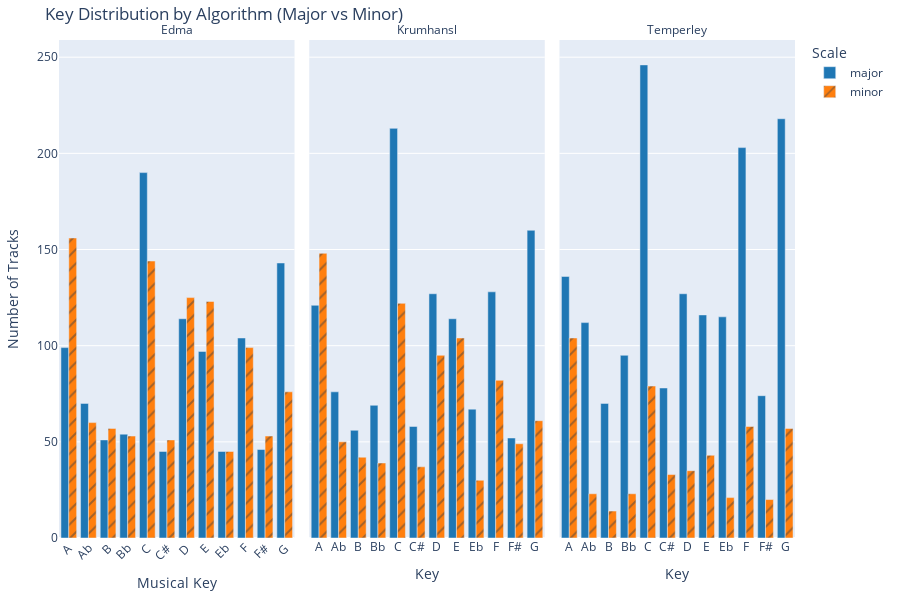

The cell this chart's notebook holds for it:
### Markdown cell above
## Musical Key Analysis

Compare key distributions across different estimation methods.

### Code cell
profiles = ["temperley", "krumhansl", "edma"]

for profile in profiles:
    df[f"key_{profile}"] = df["key"].apply(
        lambda x: x.get(profile, {}).get("key") if isinstance(x, dict) else None
    )
    df[f"scale_{profile}"] = df["key"].apply(
        lambda x: x.get(profile, {}).get("scale") if isinstance(x, dict) else None
    )

# Transform the data into long form:
key_data = []
for profile in profiles:
    col_key = f"key_{profile}"
    col_scale = f"scale_{profile}"
    if col_key in df.columns and col_scale in df.columns:
        temp = df[[col_key, col_scale]].dropna().copy()
        temp = temp.rename(columns={col_key: "Key", col_scale: "Scale"})
        temp["Profile"] = profile.capitalize()
        key_data.append(temp)

if key_data:
    key_df = pd.concat(key_data, ignore_index=True)
else:
    key_df = pd.DataFrame(columns=["Key", "Scale", "Profile"])

# Group the data to count occurrences per combination:
key_df = key_df.groupby(["Key", "Scale", "Profile"]).size().reset_index(name="Count")

color_map = {"major": "#1f77b4", "minor": "#ff7f0e"}
pattern_map = {"major": "", "minor": "/"}

# Create a facet bar chart:
fig = px.bar(
    key_df,
    x="Key",
    y="Count",
    color="Scale",
    facet_col="Profile",
    barmode="group",
    title="Key Distribution by Algorithm (Major vs Minor)",
    color_discrete_map=color_map,
    category_orders={"Key": sorted(key_df["Key"].unique())},
)

# Add pattern shapes manually using update_traces
for trace in fig.data:
    if "major" in trace.name.lower():
        trace.marker.pattern.shape = pattern_map["major"]
    elif "minor" in trace.name.lower():
        trace.marker.pattern.shape = pattern_map["minor"]

fig.for_each_annotation(lambda a: a.update(text=a.text.split("=")[-1]))
fig.update_layout(
    xaxis_tickangle=-45,
    height=600,
    margin=dict(l=20, r=20, t=40, b=20),
    xaxis_title="Musical Key",
    yaxis_title="Number of Tracks",
)

fig.show()

### Figure 1 — Plotly figure (JSON) as saved in the notebook; plotly's stock layout.template omitted (floating-point values rounded to 4 significant figures)
{"data": [{"alignmentgroup": "True", "hovertemplate": "Scale=major<br>Profile=Edma<br>Key=%{x}<br>Count=%{y}<extra></extra>", "legendgroup": "major", "marker": {"color": "#1f77b4", "pattern": {"shape": ""}}, "name": "major", "offsetgroup": "major", "orientation": "v", "showlegend": true, "textposition": "auto", "type": "bar", "x": ["A", "Ab", "B", "Bb", "C", "C#", "D", "E", "Eb", "F", "F#", "G"], "xaxis": "x", "y": [99, 70, 51, 54, 190, 45, 114, 97, 45, 104, 46, 143], "yaxis": "y"}, {"alignmentgroup": "True", "hovertemplate": "Scale=major<br>Profile=Krumhansl<br>Key=%{x}<br>Count=%{y}<extra></extra>", "legendgroup": "major", "marker": {"color": "#1f77b4", "pattern": {"shape": ""}}, "name": "major", "offsetgroup": "major", "orientation": "v", "showlegend": false, "textposition": "auto", "type": "bar", "x": ["A", "Ab", "B", "Bb", "C", "C#", "D", "E", "Eb", "F", "F#", "G"], "xaxis": "x2", "y": [121, 76, 56, 69, 213, 58, 127, 114, 67, 128, 52, 160], "yaxis": "y2"}, {"alignmentgroup": "True", "hovertemplate": "Scale=major<br>Profile=Temperley<br>Key=%{x}<br>Count=%{y}<extra></extra>", "legendgroup": "major", "marker": {"color": "#1f77b4", "pattern": {"shape": ""}}, "name": "major", "offsetgroup": "major", "orientation": "v", "showlegend": false, "textposition": "auto", "type": "bar", "x": ["A", "Ab", "B", "Bb", "C", "C#", "D", "E", "Eb", "F", "F#", "G"], "xaxis": "x3", "y": [136, 112, 70, 95, 246, 78, 127, 116, 115, 203, 74, 218], "yaxis": "y3"}, {"alignmentgroup": "True", "hovertemplate": "Scale=minor<br>Profile=Edma<br>Key=%{x}<br>Count=%{y}<extra></extra>", "legendgroup": "minor", "marker": {"color": "#ff7f0e", "pattern": {"shape": "/"}}, "name": "minor", "offsetgroup": "minor", "orientation": "v", "showlegend": true, "textposition": "auto", "type": "bar", "x": ["A", "Ab", "B", "Bb", "C", "C#", "D", "E", "Eb", "F", "F#", "G"], "xaxis": "x", "y": [156, 60, 57, 53, 144, 51, 125, 123, 45, 99, 53, 76], "yaxis": "y"}, {"alignmentgroup": "True", "hovertemplate": "Scale=minor<br>Profile=Krumhansl<br>Key=%{x}<br>Count=%{y}<extra></extra>", "legendgroup": "minor", "marker": {"color": "#ff7f0e", "pattern": {"shape": "/"}}, "name": "minor", "offsetgroup": "minor", "orientation": "v", "showlegend": false, "textposition": "auto", "type": "bar", "x": ["A", "Ab", "B", "Bb", "C", "C#", "D", "E", "Eb", "F", "F#", "G"], "xaxis": "x2", "y": [148, 50, 42, 39, 122, 37, 95, 104, 30, 82, 49, 61], "yaxis": "y2"}, {"alignmentgroup": "True", "hovertemplate": "Scale=minor<br>Profile=Temperley<br>Key=%{x}<br>Count=%{y}<extra></extra>", "legendgroup": "minor", "marker": {"color": "#ff7f0e", "pattern": {"shape": "/"}}, "name": "minor", "offsetgroup": "minor", "orientation": "v", "showlegend": false, "textposition": "auto", "type": "bar", "x": ["A", "Ab", "B", "Bb", "C", "C#", "D", "E", "Eb", "F", "F#", "G"], "xaxis": "x3", "y": [104, 23, 14, 23, 79, 33, 35, 43, 21, 58, 20, 57], "yaxis": "y3"}], "layout": {"annotations": [{"font": {}, "showarrow": false, "text": "Edma", "x": 0.16, "xanchor": "center", "xref": "paper", "y": 1, "yanchor": "bottom", "yref": "paper"}, {"font": {}, "showarrow": false, "text": "Krumhansl", "x": 0.5, "xanchor": "center", "xref": "paper", "y": 1, "yanchor": "bottom", "yref": "paper"}, {"font": {}, "showarrow": false, "text": "Temperley", "x": 0.84, "xanchor": "center", "xref": "paper", "y": 1, "yanchor": "bottom", "yref": "paper"}], "barmode": "group", "height": 600, "legend": {"title": {"text": "Scale"}, "tracegroupgap": 0}, "margin": {"b": 20, "l": 20, "r": 20, "t": 40}, "title": {"text": "Key Distribution by Algorithm (Major vs Minor)"}, "xaxis": {"anchor": "y", "categoryarray": ["A", "Ab", "B", "Bb", "C", "C#", "D", "E", "Eb", "F", "F#", "G"], "categoryorder": "array", "domain": [0, 0.32], "tickangle": -45, "title": {"text": "Musical Key"}}, "xaxis2": {"anchor": "y2", "categoryarray": ["A", "Ab", "B", "Bb", "C", "C#", "D", "E", "Eb", "F", "F#", "G"], "categoryorder": "array", "domain": [0.34, 0.66], "matches": "x", "title": {"text": "Key"}}, "xaxis3": {"anchor": "y3", "categoryarray": ["A", "Ab", "B", "Bb", "C", "C#", "D", "E", "Eb", "F", "F#", "G"], "categoryorder": "array", "domain": [0.68, 1.0], "matches": "x", "title": {"text": "Key"}}, "yaxis": {"anchor": "x", "domain": [0, 1], "title": {"text": "Number of Tracks"}}, "yaxis2": {"anchor": "x2", "domain": [0, 1], "matches": "y", "showticklabels": false}, "yaxis3": {"anchor": "x3", "domain": [0, 1], "matches": "y", "showticklabels": false}}}
